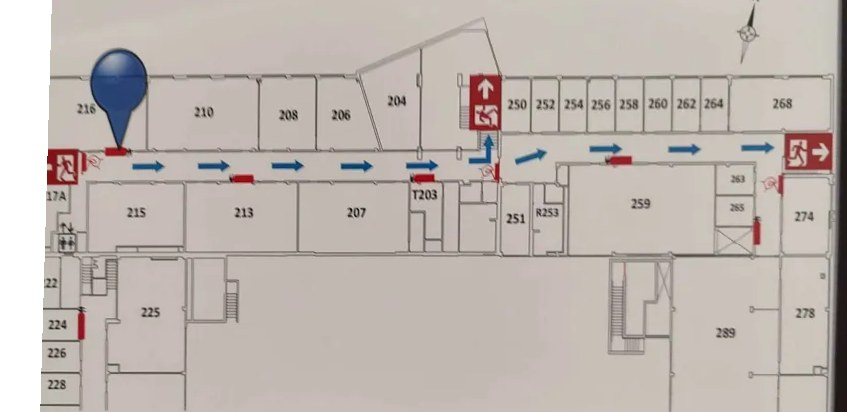
#> input picture tools/auto3/jt-2.shot0.jpg, 847 x 412 px
$ python lines.py auto3/jt-2.shot0.jpg 5
#> lines starting #> are read from the running program, lines starting #| are printed output that depends on the picture; after the words box and inside, x2 and y2 are one past the last pixel; in counts of white or black regions, pixels touching at a corner belong together
"""Detect wall lines in a straightened map photo so a trace can use measured
coordinates. Prints vertical lines as V x y1-y2 and horizontal lines as
H y x1-x2 (plan pixels), longest first, optionally limited to a crop box.
Usage: python tools/lines.py photo.jpg [minLen=60] [x0 y0 x1 y1]
Depends on: Pillow, numpy."""
import sys
import numpy as np
from PIL import Image

def runs(mask, min_len, gap=3):
    """Yield (start, end) runs of True along a 1-D bool array, bridging gaps."""
    idx = np.flatnonzero(mask)
    if idx.size == 0:
        return []
    out, s, p = [], idx[0], idx[0]
    for i in idx[1:]:
        if i - p > gap:
            if p - s + 1 >= min_len:
                out.append((int(s), int(p)))
            s = i
        p = i
    if p - s + 1 >= min_len:
        out.append((int(s), int(p)))
    return out

def merge(lines, tol=3):
    """Merge lines whose position is within tol and whose spans overlap."""
    lines.sort()
    merged = []
    for pos, a, b in lines:
        for m in merged:
            if abs(m[0] - pos) <= tol and not (b < m[1] - tol or a > m[2] + tol):
                m[1], m[2] = min(m[1], a), max(m[2], b)
                m[3].append(pos)
                break
        else:
            merged.append([pos, a, b, [pos]])
    return [(int(round(np.median(m[3]))), m[1], m[2]) for m in merged]

def main():
    im = np.asarray(Image.open(sys.argv[1]).convert('L'), dtype=np.float32)
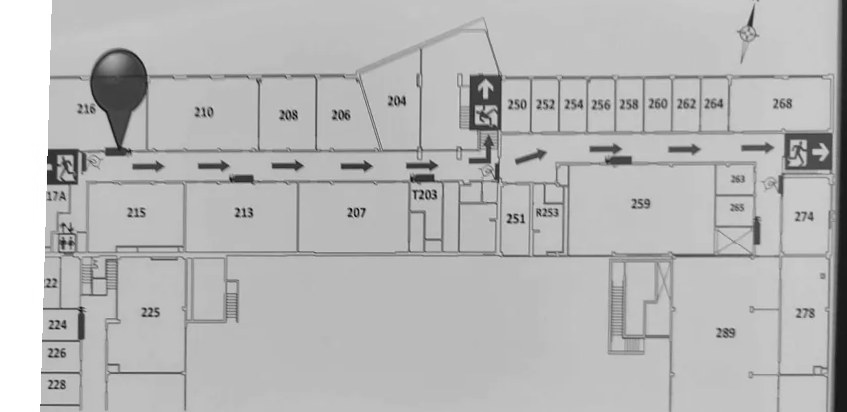
#> im: shape (412, 847) float32; min 9, max 255, mean 183.8
    min_len = int(sys.argv[2]) if len(sys.argv) > 2 else 60
    x0, y0, x1, y1 = (int(v) for v in sys.argv[3:7]) if len(sys.argv) > 6 else (0, 0, im.shape[1], im.shape[0])
#> x0 = 0; y0 = 0; x1 = 847; y1 = 412
    sub = im[y0:y1, x0:x1]
    # local threshold: darker than the 15x15 neighbourhood mean by 35 levels
    from PIL import ImageFilter
    blur = np.asarray(Image.fromarray(sub.astype(np.uint8)).filter(ImageFilter.BoxBlur(7)), dtype=np.float32)
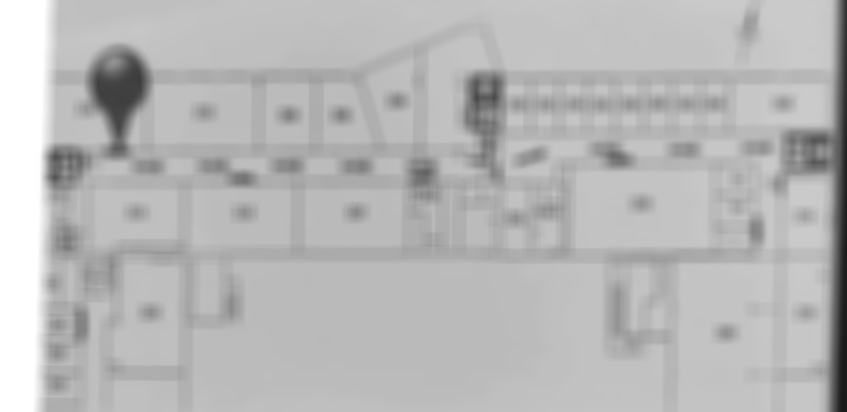
#> blur: shape (412, 847) float32; min 26, max 255, mean 183.8
    dark = (sub < blur - 35) & (sub < 150)
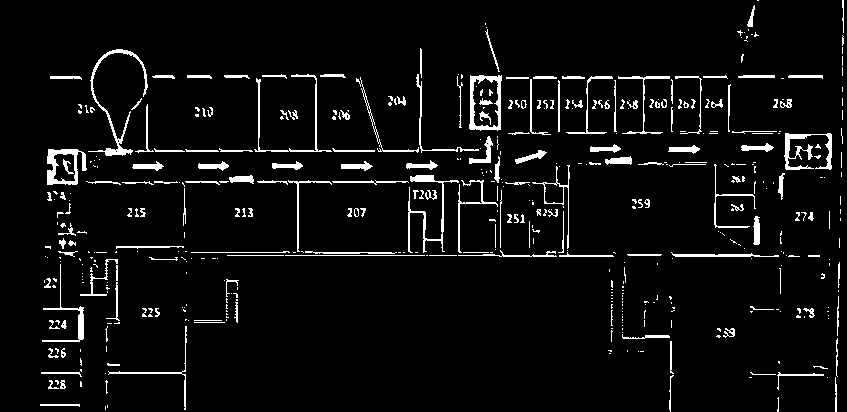
#> dark: shape (412, 847) bool; 5.3% white in thin lines or dots
    v = [(x + x0, a + y0, b + y0) for x in range(dark.shape[1]) for a, b in runs(dark[:, x], min_len)]
#> in runs, `idx = np.flatnonzero(mask)`: idx = empty array
#> v = 939 items, first 6: (47, 156, 163), (47, 170, 184), (48, 149, 163), (48, 170, 184), (48, 192, 200), (48, 278, 287)
    h = [(y + y0, a + x0, b + x0) for y in range(dark.shape[0]) for a, b in runs(dark[y, :], min_len)]
#> h = 759 items, first 6: (21, 748, 752), (22, 748, 752), (23, 748, 752), (24, 747, 752), (25, 747, 752), (26, 748, 752)
    for name, ls in (('V', merge(v)), ('H', merge(h))):
        ls.sort(key=lambda t: -(t[2] - t[1]))
        for pos, a, b in ls:
            print(f"{name} {pos} {a}-{b}")
#> this loop made 2 passes
#> name on passes 1 to 2: 'V', 'H'
#> (printed output is left out)

if __name__ == '__main__':
    main()

$ run again, on tools/auto3/bx-1.overlay.png
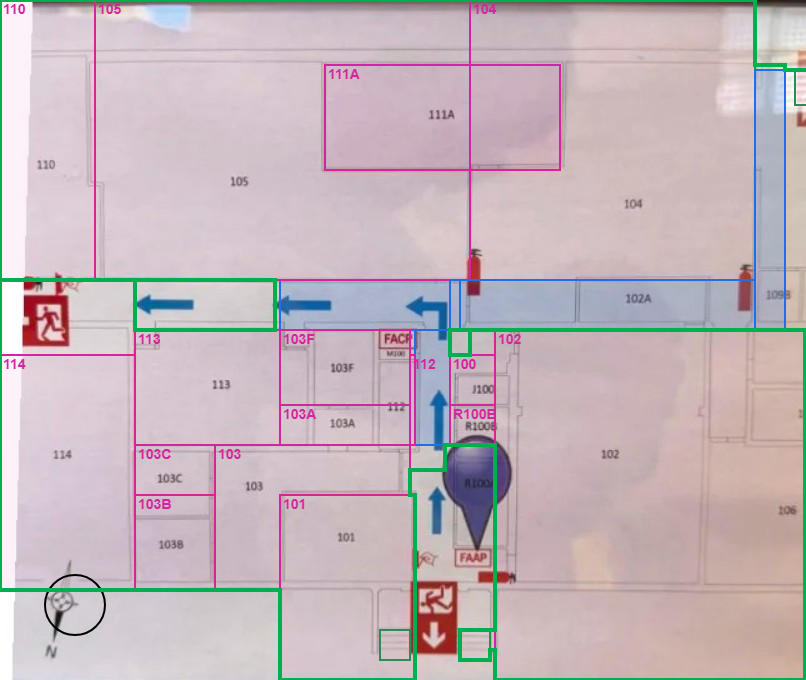
#> input picture tools/auto3/bx-1.overlay.png, 806 x 680 px
#> in main, `blur = np.asarray(Image.fromarray(sub.astype(np.uint8)).filter(ImageFi..`:
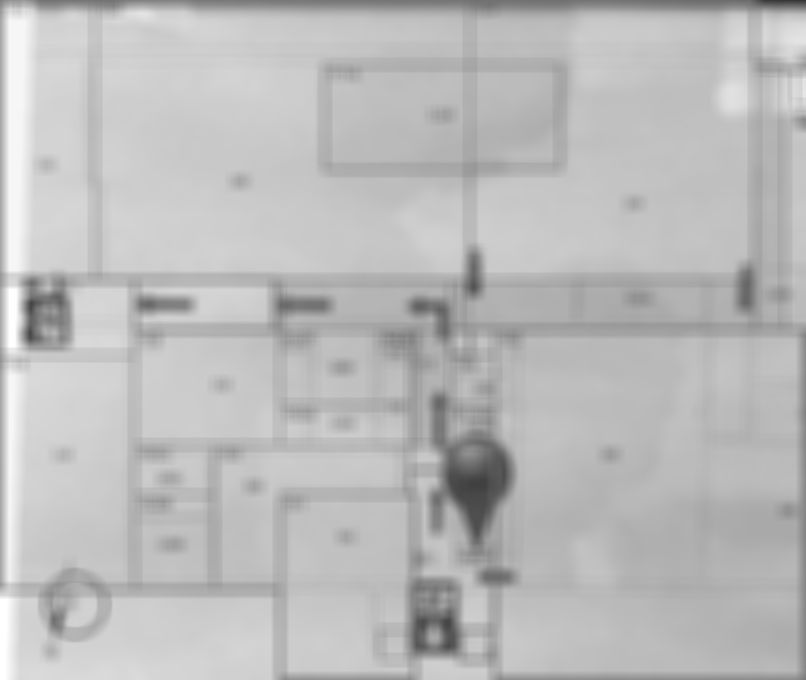
#> blur: shape (680, 806) float32; min 54, max 255, mean 187.3
#> in main, `dark = (sub < blur - 35) & (sub < 150)`:
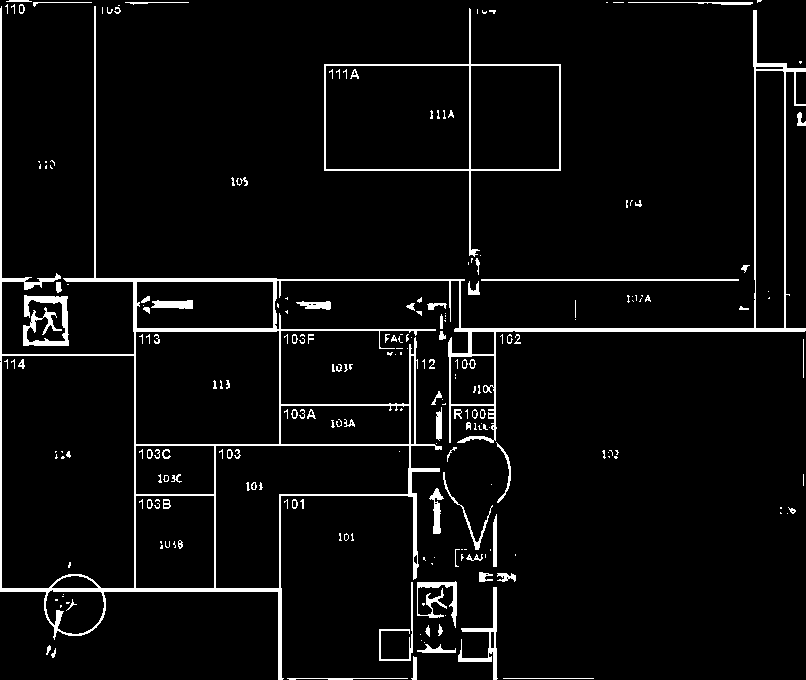
#> dark: shape (680, 806) bool; 4.8% white; 233 white regions (141 under 20 px), largest, box (x1, y1, x2, y2) and area: (0, 6, 806, 680) 14591, (324, 8, 561, 257) 1885, (23, 295, 69, 346) 1128
#> idx = 583 values from 8 to 591
#> in runs, `out, s, p = [], idx[0], idx[0]`: out = []; s = 8
#> the loop in main, `for name, ls in (('V', merge(v)), ('H', merge(h))):` made 2 passes
#> name on passes 1 to 2: 'V', 'H'
#> (printed output is left out)
